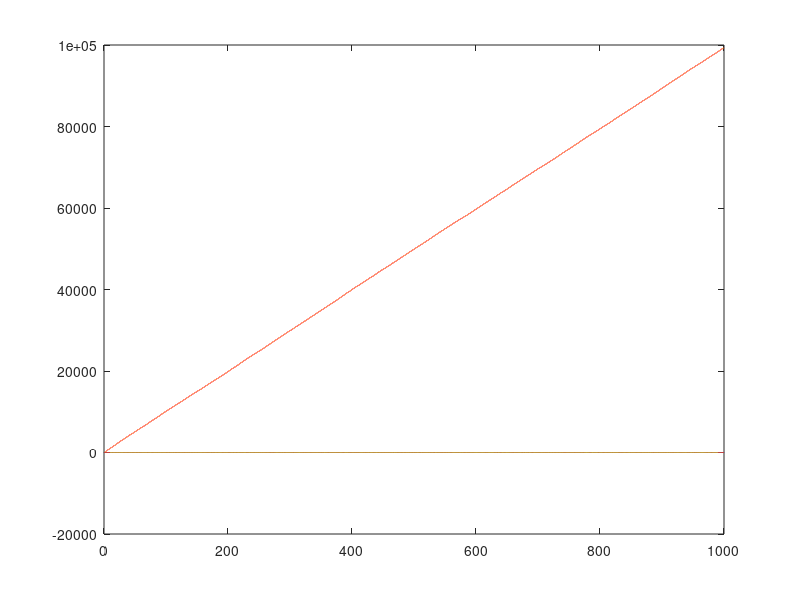

The MATLAB source for this figure: (Note: this script raises an error after producing the figure.)
function simulate_gyro_arw()

N = 1e5;


gyro = zeros(N,1);
gyro_lpf = zeros(N,1); 
np   = 1; 
bias = 1; 
Ts = 0.01; 
k = 0*Ts; 
time = Ts*(1:N); 
whitenoise = np*randn(N,1); 
rwnoise    = zeros(N,1); 
gyro(1) = bias;
gyro_lpf(1) = gyro(1); 
for i = 2 : N
    rwnoise(i) =  whitenoise(i); 
    gyro(i) = bias + k*i+ rwnoise(i);
    gyro_lpf(i) = gyro_lpf(i-1)+0.001*(gyro(i)-gyro_lpf(i-1)); 
end

%next calculate Allan-Variance
theta = cumsum(gyro); 
figure; 
plot(time,gyro); 
hold on;
plot(time,theta); 
plot(time,gyro_lpf); 
fs = 1/Ts; 
pts = 1000; 
[T,sigma] = allan(gyro,fs,pts)
figure; 
loglog(T,sigma,'*-'); 
grid on;